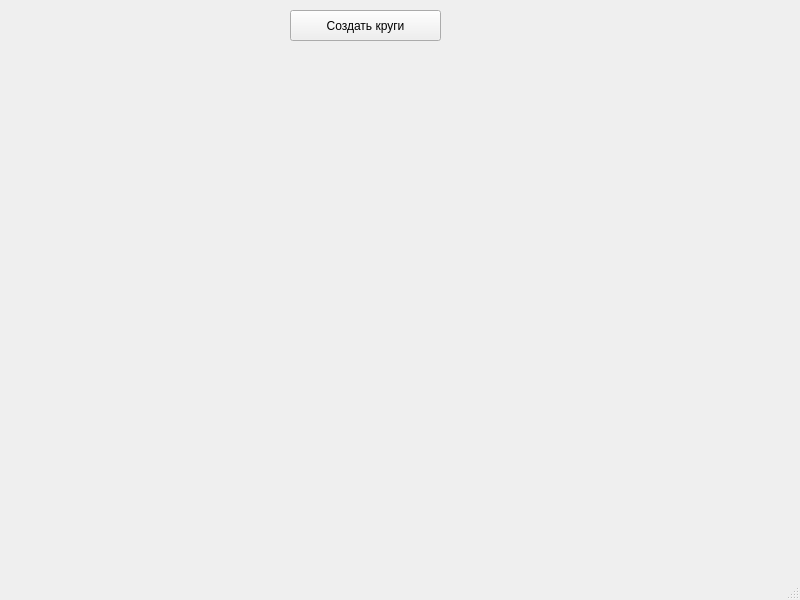
<?xml version="1.0" encoding="UTF-8"?>
<ui version="4.0">
 <class>MainWindow</class>
 <widget class="QMainWindow" name="MainWindow">
  <property name="geometry">
   <rect>
    <x>0</x>
    <y>0</y>
    <width>800</width>
    <height>600</height>
   </rect>
  </property>
  <property name="windowTitle">
   <string>MainWindow</string>
  </property>
  <widget class="QWidget" name="centralwidget">
   <widget class="QPushButton" name="pushButton">
    <property name="geometry">
     <rect>
      <x>290</x>
      <y>10</y>
      <width>151</width>
      <height>31</height>
     </rect>
    </property>
    <property name="text">
     <string>Создать круги</string>
    </property>
   </widget>
  </widget>
  <widget class="QMenuBar" name="menubar">
   <property name="geometry">
    <rect>
     <x>0</x>
     <y>0</y>
     <width>800</width>
     <height>21</height>
    </rect>
   </property>
  </widget>
  <widget class="QStatusBar" name="statusbar"/>
 </widget>
 <resources/>
 <connections/>
</ui>
